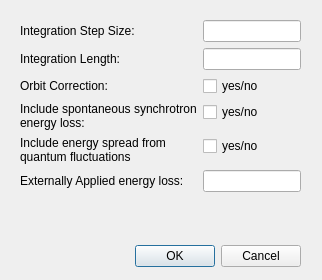
<?xml version="1.0" encoding="UTF-8"?>
<ui version="4.0">
 <class>Dialog</class>
 <widget class="QDialog" name="Dialog">
  <property name="geometry">
   <rect>
    <x>0</x>
    <y>0</y>
    <width>322</width>
    <height>280</height>
   </rect>
  </property>
  <property name="windowTitle">
   <string>Dialog</string>
  </property>
  <widget class="QDialogButtonBox" name="buttonBox">
   <property name="geometry">
    <rect>
     <x>70</x>
     <y>240</y>
     <width>231</width>
     <height>32</height>
    </rect>
   </property>
   <property name="orientation">
    <enum>Qt::Horizontal</enum>
   </property>
   <property name="standardButtons">
    <set>QDialogButtonBox::Cancel|QDialogButtonBox::Ok</set>
   </property>
  </widget>
  <widget class="QWidget" name="formLayoutWidget">
   <property name="geometry">
    <rect>
     <x>20</x>
     <y>20</y>
     <width>281</width>
     <height>203</height>
    </rect>
   </property>
   <layout class="QFormLayout" name="formLayout">
    <item row="0" column="0">
     <widget class="QLabel" name="label">
      <property name="text">
       <string>Integration Step Size:</string>
      </property>
     </widget>
    </item>
    <item row="0" column="1">
     <widget class="QLineEdit" name="delz"/>
    </item>
    <item row="1" column="0">
     <widget class="QLabel" name="label_2">
      <property name="text">
       <string>Integration Length:</string>
      </property>
     </widget>
    </item>
    <item row="1" column="1">
     <widget class="QLineEdit" name="zstop"/>
    </item>
    <item row="2" column="0">
     <widget class="QLabel" name="label_3">
      <property name="text">
       <string>Orbit Correction:</string>
      </property>
     </widget>
    </item>
    <item row="3" column="0">
     <widget class="QLabel" name="label_4">
      <property name="text">
       <string>Include spontaneous synchrotron 
energy loss:</string>
      </property>
     </widget>
    </item>
    <item row="4" column="0">
     <widget class="QLabel" name="label_5">
      <property name="text">
       <string>Include energy spread from 
quantum fluctuations</string>
      </property>
     </widget>
    </item>
    <item row="5" column="0">
     <widget class="QLabel" name="label_6">
      <property name="text">
       <string>Externally Applied energy loss:</string>
      </property>
     </widget>
    </item>
    <item row="5" column="1">
     <widget class="QLineEdit" name="eloss"/>
    </item>
    <item row="2" column="1">
     <widget class="QCheckBox" name="iorb">
      <property name="text">
       <string>yes/no</string>
      </property>
     </widget>
    </item>
    <item row="3" column="1">
     <widget class="QCheckBox" name="isravg">
      <property name="text">
       <string>yes/no</string>
      </property>
     </widget>
    </item>
    <item row="4" column="1">
     <widget class="QCheckBox" name="isrsig">
      <property name="text">
       <string>yes/no</string>
      </property>
     </widget>
    </item>
   </layout>
  </widget>
 </widget>
 <resources/>
 <connections>
  <connection>
   <sender>buttonBox</sender>
   <signal>accepted()</signal>
   <receiver>Dialog</receiver>
   <slot>accept()</slot>
   <hints>
    <hint type="sourcelabel">
     <x>248</x>
     <y>254</y>
    </hint>
    <hint type="destinationlabel">
     <x>157</x>
     <y>274</y>
    </hint>
   </hints>
  </connection>
  <connection>
   <sender>buttonBox</sender>
   <signal>rejected()</signal>
   <receiver>Dialog</receiver>
   <slot>reject()</slot>
   <hints>
    <hint type="sourcelabel">
     <x>316</x>
     <y>260</y>
    </hint>
    <hint type="destinationlabel">
     <x>286</x>
     <y>274</y>
    </hint>
   </hints>
  </connection>
 </connections>
</ui>
